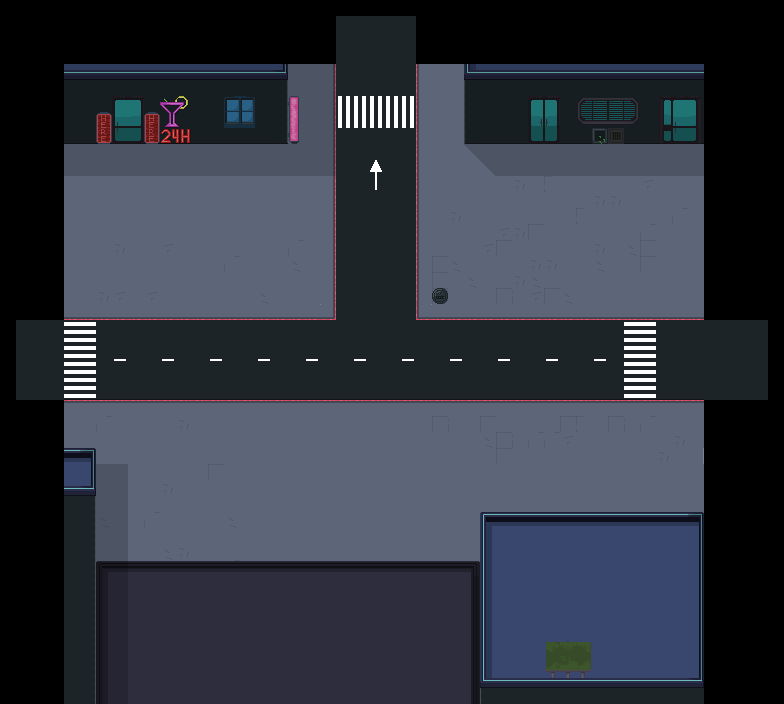

This game map was drawn from its Tiled (.tmx) file and the tilesets committed beside it. A one-line description and the trimmed map source follow:
An orthogonal 49x44 tile map with 16x16 px tiles, 7 tile layers (Suelo, DecoracionSuelo, Paredes, Decoracion, ...), 4 tilesets and 9 objects (3x Spawner, 2x Right, 2x Left, 2x Up).

<map version="1.0" tiledversion="1.1.2" orientation="orthogonal" renderorder="right-down" width="49" height="44" tilewidth="16" tileheight="16" infinite="0" nextobjectid="46">
 <tileset firstgid="1" source="../../tileset/city.tsx" />
 <tileset firstgid="257" source="../../tileset/City2.tsx" />
 <tileset firstgid="769" source="../../tileset/CityProps.tsx" />
 <tileset firstgid="1137" source="../../tileset/Buildings.tsx" />
 <layer name="Suelo" width="49" height="44">
  <data>[2156 cells, 1650 non-empty, 2 distinct tile ids]</data>
 </layer>
 <layer name="DecoracionSuelo" width="49" height="44">
  <data>[2156 cells, 470 non-empty, 18 distinct tile ids]</data>
 </layer>
 <layer name="Paredes" width="49" height="44">
  <data>[2156 cells, 564 non-empty, 78 distinct tile ids]</data>
 </layer>
 <layer name="Decoracion" width="49" height="44">
  <data>[2156 cells, 98 non-empty, 60 distinct tile ids]</data>
 </layer>
 <objectgroup name="Animados" />
 <layer name="Decoracion2" width="49" height="44">
  <data>[2156 cells, 0 non-empty, 0 distinct tile ids]</data>
 </layer>
 <layer name="Sombra" width="49" height="44">
  <data>[2156 cells, 253 non-empty, 2 distinct tile ids]</data>
 </layer>
 <layer name="Aire" width="49" height="44">
  <data>[2156 cells, 142 non-empty, 1 distinct tile ids]</data>
 </layer>
 <objectgroup name="Puertas">
  <object id="19" name="Right" x="750" y="318" width="16.6667" height="83" />
  <object id="31" name="Left" x="15.6667" y="320.167" width="16" height="80.5" />
  <object id="43" name="Up" x="335" y="15" width="81" height="20" />
 </objectgroup>
 <objectgroup name="Entradas">
  <object id="26" name="Right" gid="255" x="704.333" y="368.667" width="16" height="16" />
  <object id="28" name="Left" gid="255" x="72.333" y="368.167" width="16" height="16" />
  <object id="45" name="Up" gid="255" x="361" y="74" width="16" height="16" />
 </objectgroup>
 <objectgroup name="Spawners" offsetx="-60" offsety="33">
  <object id="20" name="Spawner" gid="240" x="491" y="247" width="16" height="16">
   <properties>
    <property name="Bomber" type="bool" value="true" />
    <property name="Charger" type="bool" value="true" />
    <property name="Gunner" type="bool" value="false" />
    <property name="Stalker" type="bool" value="true" />
    <property name="Turret" type="bool" value="false" />
   </properties>
  </object>
  <object id="21" name="Spawner" gid="240" x="432.5" y="350" width="16" height="16">
   <properties>
    <property name="Bomber" type="bool" value="false" />
    <property name="Charger" type="bool" value="true" />
    <property name="Gunner" type="bool" value="false" />
    <property name="Stalker" type="bool" value="true" />
    <property name="Turret" type="bool" value="false" />
   </properties>
  </object>
  <object id="33" name="Spawner" gid="240" x="313.833" y="433.167" width="16" height="16">
   <properties>
    <property name="Bomber" type="bool" value="true" />
    <property name="Charger" type="bool" value="true" />
    <property name="Gunner" type="bool" value="false" />
    <property name="Stalker" type="bool" value="true" />
    <property name="Turret" type="bool" value="false" />
   </properties>
  </object>
 </objectgroup>
</map>
